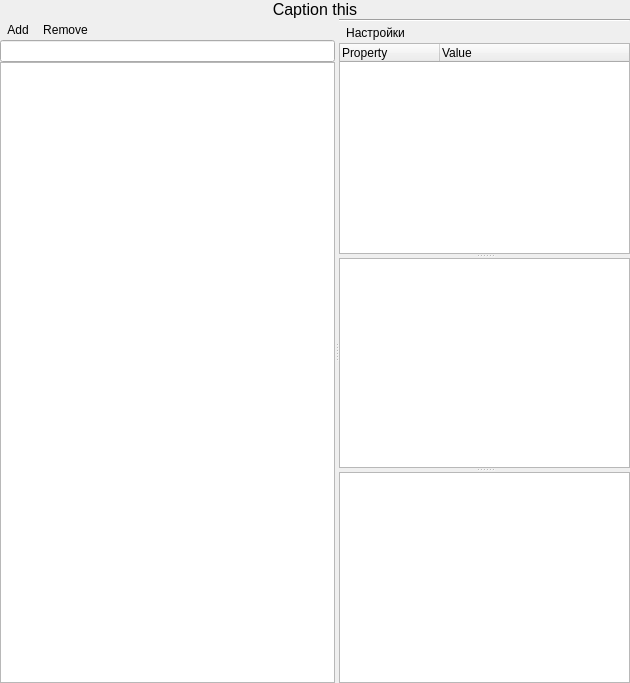
<?xml version="1.0" encoding="UTF-8"?>
<ui version="4.0">
 <class>PropertyBrowser</class>
 <widget class="QWidget" name="PropertyBrowser">
  <property name="geometry">
   <rect>
    <x>0</x>
    <y>0</y>
    <width>630</width>
    <height>683</height>
   </rect>
  </property>
  <property name="windowTitle">
   <string>MainWindow</string>
  </property>
  <layout class="QVBoxLayout" name="verticalLayout_3">
   <property name="spacing">
    <number>0</number>
   </property>
   <property name="leftMargin">
    <number>0</number>
   </property>
   <property name="topMargin">
    <number>0</number>
   </property>
   <property name="rightMargin">
    <number>0</number>
   </property>
   <property name="bottomMargin">
    <number>0</number>
   </property>
   <item>
    <layout class="QHBoxLayout" name="horizontalLayout_3">
     <property name="sizeConstraint">
      <enum>QLayout::SizeConstraint::SetDefaultConstraint</enum>
     </property>
     <item>
      <widget class="QLabel" name="label">
       <property name="sizePolicy">
        <sizepolicy hsizetype="Preferred" vsizetype="Fixed">
         <horstretch>0</horstretch>
         <verstretch>0</verstretch>
        </sizepolicy>
       </property>
       <property name="font">
        <font>
         <pointsize>12</pointsize>
        </font>
       </property>
       <property name="frameShape">
        <enum>QFrame::Shape::NoFrame</enum>
       </property>
       <property name="frameShadow">
        <enum>QFrame::Shadow::Plain</enum>
       </property>
       <property name="lineWidth">
        <number>1</number>
       </property>
       <property name="text">
        <string notr="true">Caption this</string>
       </property>
       <property name="textFormat">
        <enum>Qt::TextFormat::AutoText</enum>
       </property>
       <property name="scaledContents">
        <bool>false</bool>
       </property>
       <property name="alignment">
        <set>Qt::AlignmentFlag::AlignCenter</set>
       </property>
       <property name="margin">
        <number>10</number>
       </property>
      </widget>
     </item>
    </layout>
   </item>
   <item>
    <widget class="QSplitter" name="splitter_2">
     <property name="frameShape">
      <enum>QFrame::Shape::NoFrame</enum>
     </property>
     <property name="frameShadow">
      <enum>QFrame::Shadow::Plain</enum>
     </property>
     <property name="lineWidth">
      <number>1</number>
     </property>
     <property name="midLineWidth">
      <number>0</number>
     </property>
     <property name="orientation">
      <enum>Qt::Orientation::Horizontal</enum>
     </property>
     <widget class="QWidget" name="widget" native="true">
      <layout class="QVBoxLayout" name="verticalLayout">
       <property name="spacing">
        <number>0</number>
       </property>
       <property name="leftMargin">
        <number>0</number>
       </property>
       <property name="topMargin">
        <number>0</number>
       </property>
       <property name="rightMargin">
        <number>0</number>
       </property>
       <property name="bottomMargin">
        <number>0</number>
       </property>
       <item>
        <layout class="QHBoxLayout" name="horizontalLayout">
         <property name="spacing">
          <number>5</number>
         </property>
         <item>
          <widget class="QWidget" name="horizontalWidget" native="true">
           <property name="minimumSize">
            <size>
             <width>0</width>
             <height>0</height>
            </size>
           </property>
           <layout class="QHBoxLayout" name="horizontalLayout_2">
            <property name="spacing">
             <number>0</number>
            </property>
            <property name="leftMargin">
             <number>0</number>
            </property>
            <property name="topMargin">
             <number>0</number>
            </property>
            <property name="rightMargin">
             <number>0</number>
            </property>
            <property name="bottomMargin">
             <number>0</number>
            </property>
            <item>
             <widget class="QToolButton" name="addButton">
              <property name="toolTip">
               <string>Добавить</string>
              </property>
              <property name="text">
               <string>Add</string>
              </property>
              <property name="iconSize">
               <size>
                <width>32</width>
                <height>32</height>
               </size>
              </property>
              <property name="popupMode">
               <enum>QToolButton::ToolButtonPopupMode::DelayedPopup</enum>
              </property>
              <property name="toolButtonStyle">
               <enum>Qt::ToolButtonStyle::ToolButtonIconOnly</enum>
              </property>
              <property name="autoRaise">
               <bool>true</bool>
              </property>
             </widget>
            </item>
            <item>
             <widget class="QToolButton" name="removeButton">
              <property name="toolTip">
               <string>Удалить</string>
              </property>
              <property name="text">
               <string>Remove</string>
              </property>
              <property name="iconSize">
               <size>
                <width>32</width>
                <height>32</height>
               </size>
              </property>
              <property name="autoRaise">
               <bool>true</bool>
              </property>
             </widget>
            </item>
            <item>
             <spacer name="horizontalSpacer">
              <property name="orientation">
               <enum>Qt::Orientation::Horizontal</enum>
              </property>
              <property name="sizeHint" stdset="0">
               <size>
                <width>200</width>
                <height>20</height>
               </size>
              </property>
             </spacer>
            </item>
           </layout>
          </widget>
         </item>
        </layout>
       </item>
       <item>
        <widget class="QLineEdit" name="searchLineEdit"/>
       </item>
       <item>
        <widget class="QListWidget" name="listWidget">
         <property name="editTriggers">
          <set>QAbstractItemView::EditTrigger::NoEditTriggers</set>
         </property>
         <property name="dragEnabled">
          <bool>true</bool>
         </property>
         <property name="dragDropMode">
          <enum>QAbstractItemView::DragDropMode::InternalMove</enum>
         </property>
         <property name="selectionMode">
          <enum>QAbstractItemView::SelectionMode::SingleSelection</enum>
         </property>
        </widget>
       </item>
      </layout>
     </widget>
     <widget class="QWidget" name="layoutWidget">
      <layout class="QVBoxLayout" name="verticalLayout_2">
       <property name="spacing">
        <number>0</number>
       </property>
       <item>
        <widget class="Line" name="horizontalLine">
         <property name="orientation">
          <enum>Qt::Orientation::Horizontal</enum>
         </property>
        </widget>
       </item>
       <item>
        <widget class="QWidget" name="configWidget" native="true">
         <layout class="QHBoxLayout" name="configLineLayout">
          <property name="spacing">
           <number>0</number>
          </property>
          <property name="leftMargin">
           <number>0</number>
          </property>
          <property name="topMargin">
           <number>0</number>
          </property>
          <property name="rightMargin">
           <number>0</number>
          </property>
          <property name="bottomMargin">
           <number>0</number>
          </property>
          <item>
           <widget class="QToolButton" name="configButton">
            <property name="toolTip">
             <string>Настройки</string>
            </property>
            <property name="statusTip">
             <string>Настройки</string>
            </property>
            <property name="whatsThis">
             <string>Настройки</string>
            </property>
            <property name="text">
             <string>Настройки</string>
            </property>
            <property name="iconSize">
             <size>
              <width>24</width>
              <height>24</height>
             </size>
            </property>
            <property name="autoRaise">
             <bool>true</bool>
            </property>
           </widget>
          </item>
          <item>
           <spacer name="horizontalSpacer_2">
            <property name="orientation">
             <enum>Qt::Orientation::Horizontal</enum>
            </property>
            <property name="sizeHint" stdset="0">
             <size>
              <width>40</width>
              <height>20</height>
             </size>
            </property>
           </spacer>
          </item>
         </layout>
        </widget>
       </item>
       <item>
        <widget class="QSplitter" name="splitter">
         <property name="enabled">
          <bool>true</bool>
         </property>
         <property name="orientation">
          <enum>Qt::Orientation::Vertical</enum>
         </property>
         <property name="opaqueResize">
          <bool>true</bool>
         </property>
         <property name="childrenCollapsible">
          <bool>true</bool>
         </property>
         <widget class="MyTreeWidget" name="treeWidget">
          <property name="contextMenuPolicy">
           <enum>Qt::ContextMenuPolicy::CustomContextMenu</enum>
          </property>
          <property name="editTriggers">
           <set>QAbstractItemView::EditTrigger::AllEditTriggers</set>
          </property>
          <property name="alternatingRowColors">
           <bool>true</bool>
          </property>
          <property name="selectionMode">
           <enum>QAbstractItemView::SelectionMode::ExtendedSelection</enum>
          </property>
          <property name="uniformRowHeights">
           <bool>false</bool>
          </property>
          <property name="itemsExpandable">
           <bool>true</bool>
          </property>
          <property name="animated">
           <bool>true</bool>
          </property>
          <property name="allColumnsShowFocus">
           <bool>false</bool>
          </property>
          <property name="wordWrap">
           <bool>false</bool>
          </property>
          <property name="headerHidden">
           <bool>false</bool>
          </property>
          <property name="expandsOnDoubleClick">
           <bool>true</bool>
          </property>
          <property name="columnCount">
           <number>2</number>
          </property>
          <attribute name="headerCascadingSectionResizes">
           <bool>false</bool>
          </attribute>
          <attribute name="headerDefaultSectionSize">
           <number>100</number>
          </attribute>
          <attribute name="headerHighlightSections">
           <bool>true</bool>
          </attribute>
          <attribute name="headerStretchLastSection">
           <bool>true</bool>
          </attribute>
          <column>
           <property name="text">
            <string notr="true">Property</string>
           </property>
          </column>
          <column>
           <property name="text">
            <string notr="true">Value</string>
           </property>
          </column>
         </widget>
         <widget class="QTextBrowser" name="textBrowser"/>
         <widget class="QUndoView" name="undoView"/>
        </widget>
       </item>
      </layout>
     </widget>
    </widget>
   </item>
  </layout>
  <action name="actionCopy">
   <property name="text">
    <string>Копировать</string>
   </property>
   <property name="toolTip">
    <string>Копировать</string>
   </property>
   <property name="shortcut">
    <string>Ctrl+C</string>
   </property>
  </action>
  <action name="actionPaste">
   <property name="text">
    <string>Вставить</string>
   </property>
   <property name="toolTip">
    <string>Вставить</string>
   </property>
   <property name="shortcut">
    <string>Ctrl+V</string>
   </property>
  </action>
  <action name="actionDefault">
   <property name="text">
    <string>Сброс по-умолчанию</string>
   </property>
   <property name="toolTip">
    <string>Сброс по-умолчанию</string>
   </property>
  </action>
  <action name="actionUndo">
   <property name="text">
    <string>Отменить действие</string>
   </property>
   <property name="toolTip">
    <string>Отменить действие</string>
   </property>
   <property name="shortcut">
    <string>Ctrl+Z</string>
   </property>
  </action>
  <action name="actionRedo">
   <property name="text">
    <string>Повторить действие</string>
   </property>
   <property name="toolTip">
    <string>Повторить действие</string>
   </property>
   <property name="shortcut">
    <string>Ctrl+Y</string>
   </property>
  </action>
  <action name="actionShowUndoRedoList">
   <property name="checkable">
    <bool>true</bool>
   </property>
   <property name="text">
    <string>Окно списка действий</string>
   </property>
   <property name="toolTip">
    <string>Окно списка действий</string>
   </property>
   <property name="shortcut">
    <string>Ctrl+L</string>
   </property>
  </action>
 </widget>
 <customwidgets>
  <customwidget>
   <class>MyTreeWidget</class>
   <extends>QTreeWidget</extends>
   <header>priv/mytreewidget.h</header>
  </customwidget>
 </customwidgets>
 <resources/>
 <connections/>
</ui>
